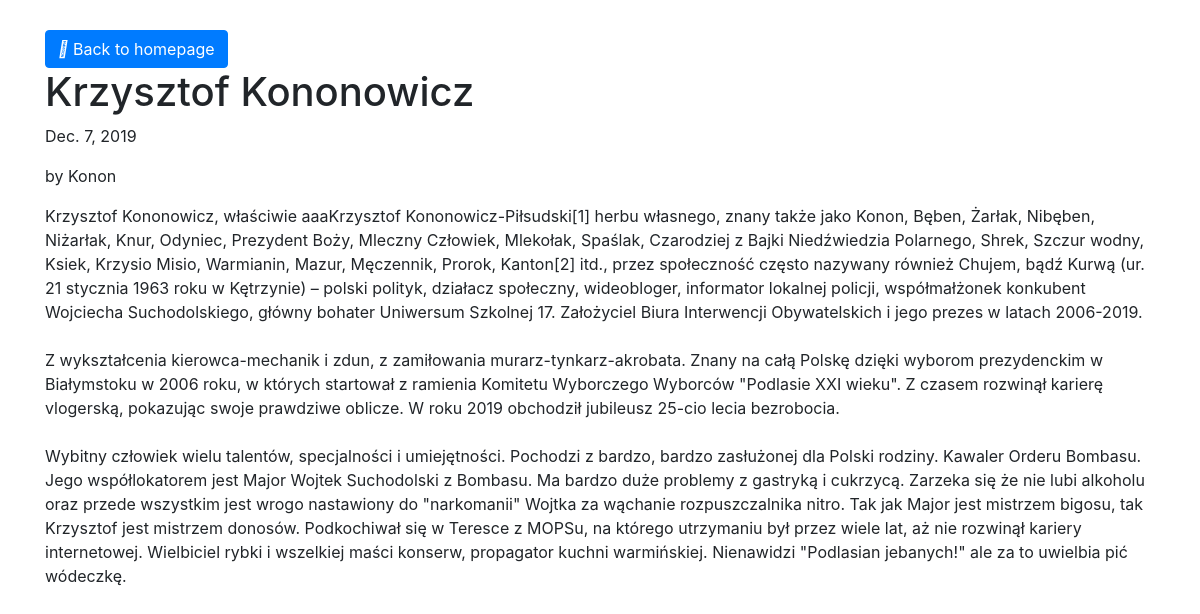
/posts/1, run on the app's committed database.
### articles/models.py (models this page shows, shortened)
class Post(models.Model):
    title = models.CharField(max_length=200)
    author = models.ForeignKey(get_user_model(), on_delete=models.CASCADE)
    date = models.DateField(("Date"), default=datetime.datetime.now())
    body = models.TextField()

### users/models.py (models this page shows)
class CustomUser(AbstractUser):
    pass

### articles/views.py (the view)
# urls.py: path('posts/<int:pk>', views.PostDetailsView.as_view(), name='post_details'),
class PostDetailsView(DetailView):
    model = Post
    template_name = 'posts/post_details.html'

### templates/posts/post_details.html (shortened to what this page needs)
{%extends 'base.html' %}
    {%block content%}
    <a href = "{% url 'home' %}" class="btn btn-primary" >
        <i class="fas fa-arrow-left"></i>
        Back to homepage
    </a>
    <div>
        <h1>{{post.title}}</h1>
        <p>{{post.date}}</p>
        <p>by {{post.author}}</p>
        <p>{{post.body|linebreaksbr}}</p>
    </div>
    {%endblock content%}

### static/css/blog.css (style rules this page uses)
.btn { margin-right: 5px; }

### data on the page
Post: title "Krzysztof Kononowicz", date "Dec. 7, 2019", author "Konon", body "Krzysztof Kononowicz, właściwie aaaKrzysztof Kononowicz-Piłsudski[1] herbu własnego, znany także jako Konon, Bęben, Żarłak, Nibęben, Niżarłak, Knur, Odyniec, Prezydent Boży, Mleczny Człowiek, Mlekołak, Spaślak, Czarodziej z Bajki Niedźwiedzia Polarnego, Shrek, Szczur wodny, Ksiek, Krzysio Misio, Warmianin, Mazur, Męczennik, Prorok, Kanton[2] itd., przez społeczność często nazywany również Chujem, bądź Kurwą (ur. 21 stycznia 1963 roku w Kętrzynie) – polski polityk, działacz społeczny, wideobloger, informator lokalnej policji, współmałżonek konkubent Wojciecha Suchodolskiego, główny bohater Uniwersum Szkolnej 17. Założyciel Biura Interwencji Obywatelskich i jego prezes w latach 2006-2019. Z…"
